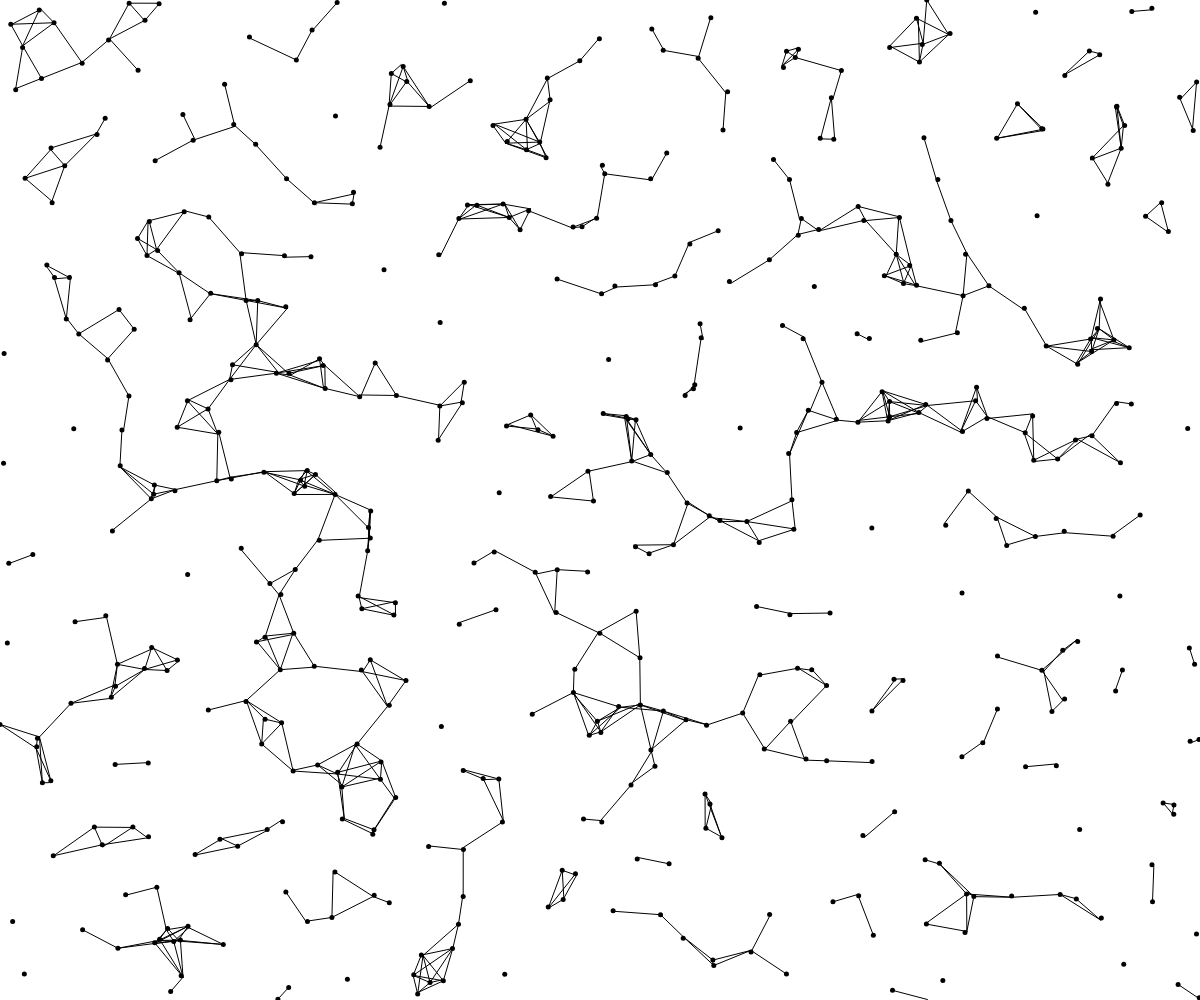
Frame 1 (no input)
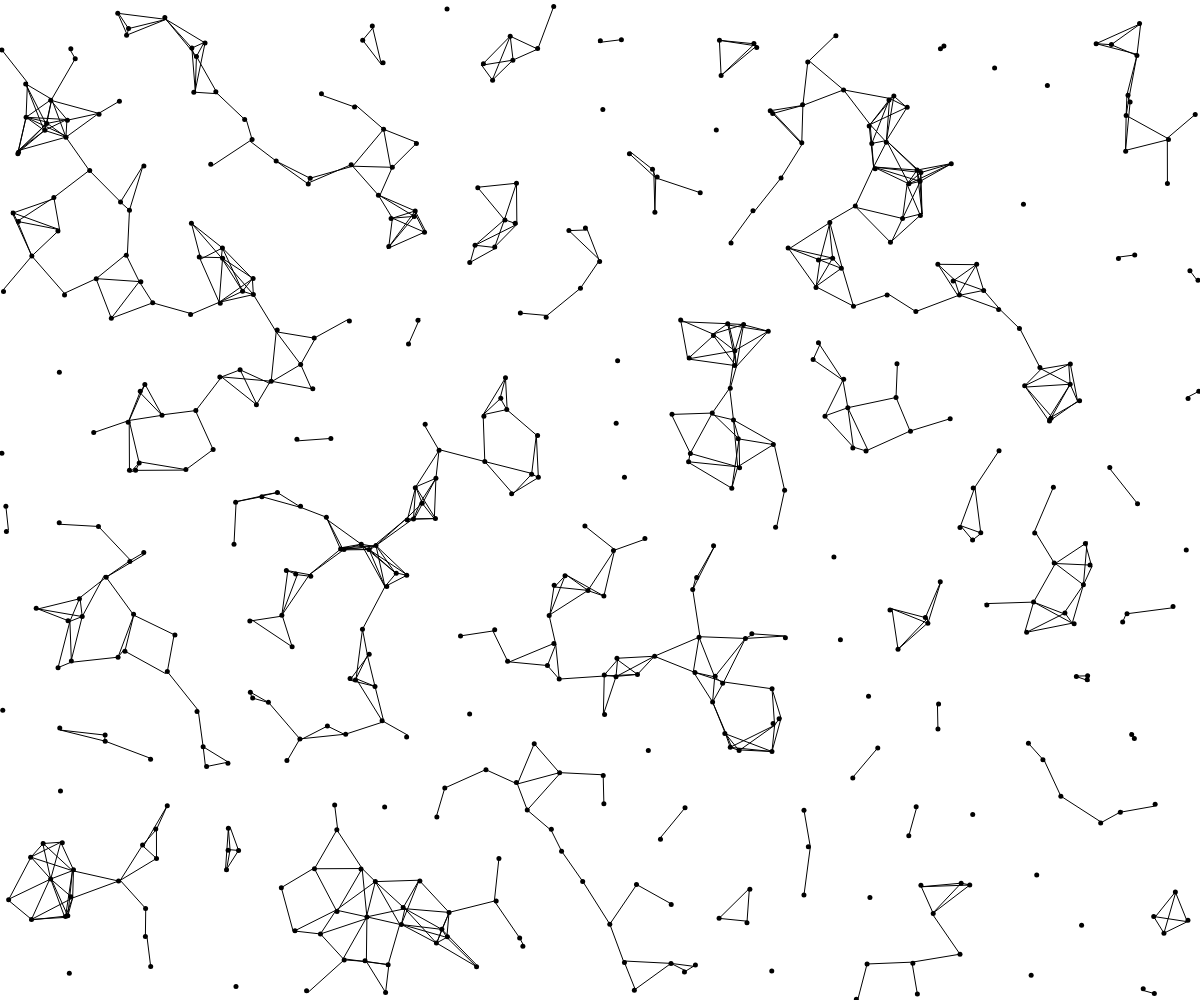
Frame 60 (no input)
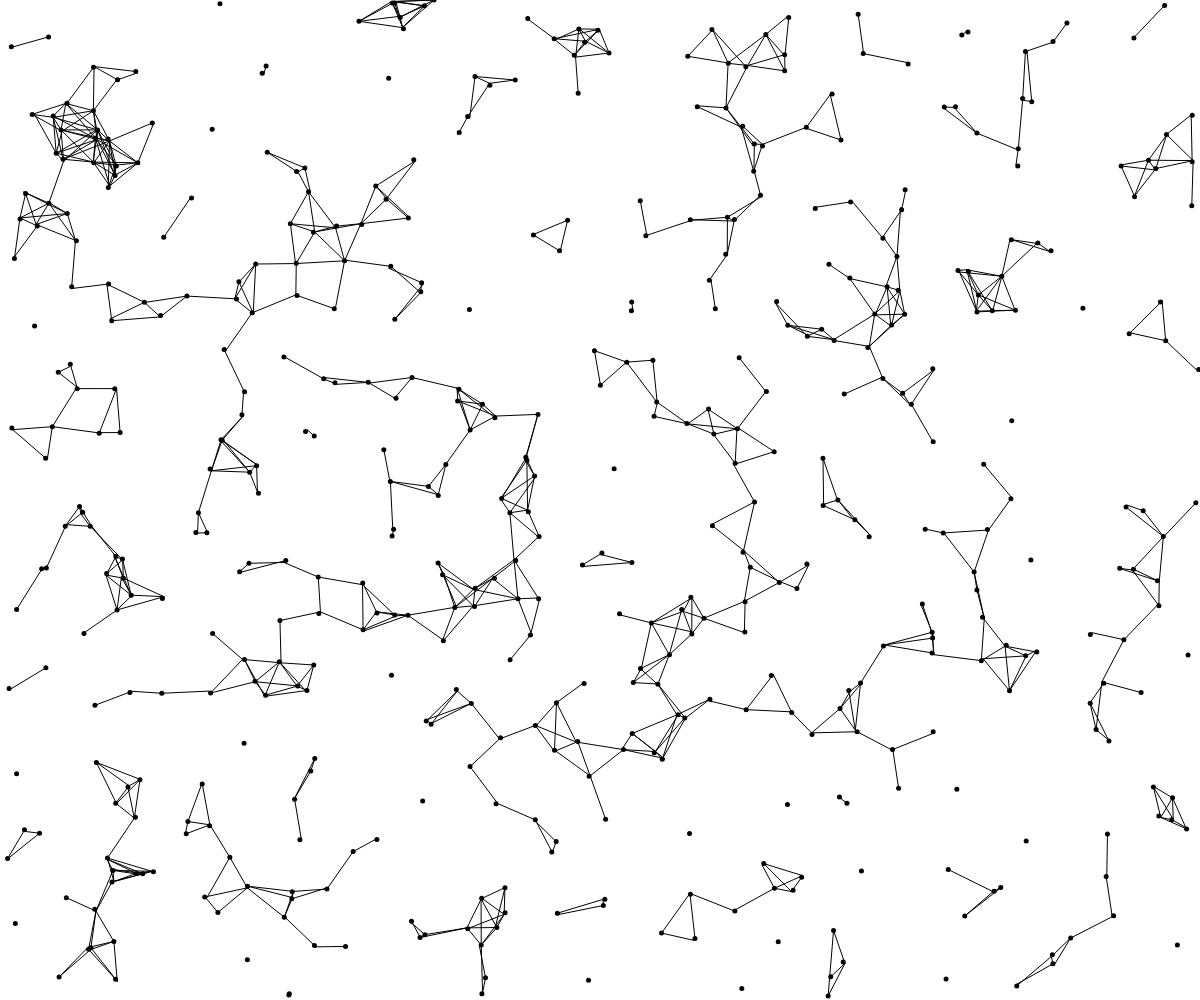
Frame 120 (the mouse pressed at the canvas centre since frame 60)

The p5.js sketch that drew these frames (run headless with seeded random() and noise() and a simulated clock; from frame 60 on, the mouse is pressed at the canvas centre):

// p5.js sketch
// ── sketch.js
const blobs = [];

function setup() {
	createCanvas(window.innerWidth, window.innerHeight);

	for (let i = 0; i < 500; i++) {
		blobs.push(new Blob());
	}
}

function draw() {
	background(255);

	blobs.forEach(blob => {
		blob.move();
		blob.display();
	});
}

class Blob {
	constructor() {
		this.x = random(width);
		this.y = random(height);
		this.xSpeed = random(-2, 2);
		this.ySpeed = random(-2, 2);
	}

	move() {
		this.x += this.xSpeed;
		this.y += this.ySpeed;

		if (this.x < 0) {
			this.x = width;
		}

		if (this.y < 0) {
			this.y = height;
		}

		if (this.x > width) {
			this.x = 0;
		}

		if (this.y > height) {
			this.y = 0;
		}
	}

	display() {
		noStroke();
		fill(0);
		ellipse(this.x, this.y, 5, 5);

		stroke(0);
		noFill();

		for (let i = blobs.indexOf(this) + 1; i < blobs.length; i++) {
			let thatBlob = blobs[i];

			let distance = dist(this.x, this.y, thatBlob.x, thatBlob.y);

			if (distance < 50) {
				line(this.x, this.y, thatBlob.x, thatBlob.y);
			}
		}

		///
		// let startChecking = false;

		// blobs.forEach(thatBlob => {
		// 	if (startChecking) {
		// 		let distance = dist(this.x, this.y, thatBlob.x, thatBlob.y);

		// 		if (distance < 50) {
		// 			line(this.x, this.y, thatBlob.x, thatBlob.y);
		// 		}
		// 	}

		// 	if (this === thatBlob) {
		// 		startChecking = true;
		// 	}
		// });
	}
}
